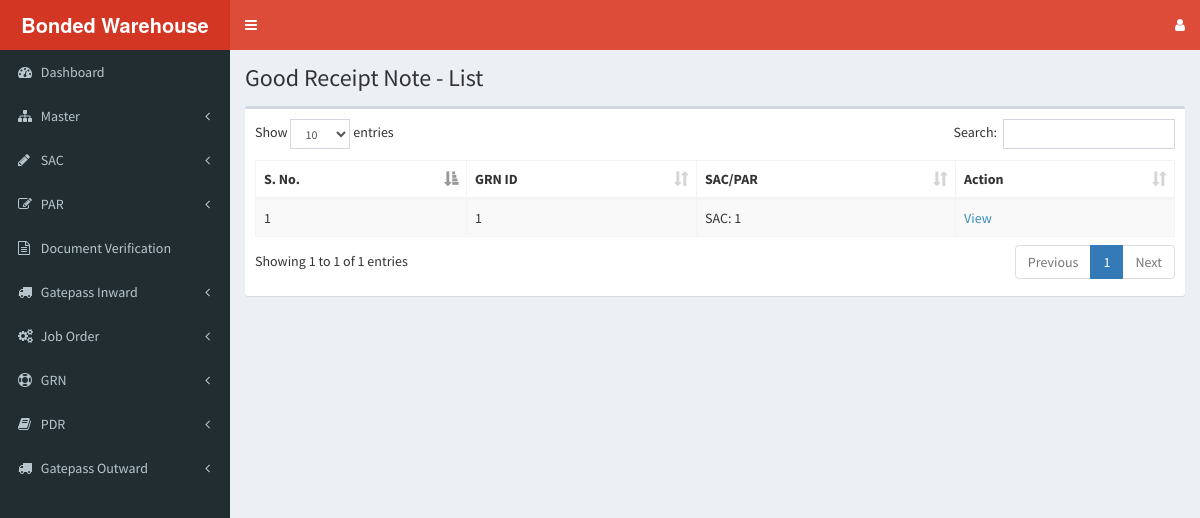
Before: /grn/grn-list-view.php with the older database file.
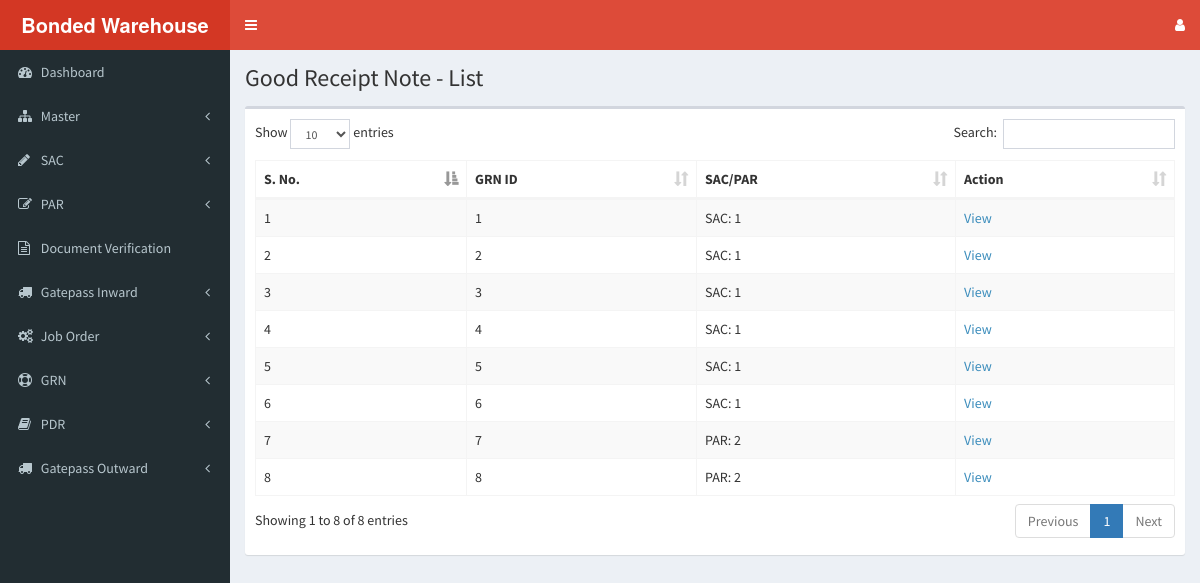
After: the same page with the newer database file.
### tables this page shows
CREATE TABLE `good_receipt_note` (
  `grn_id` int(11) NOT NULL,
  `ju_id` int(11) NOT NULL,
  `sac_par_table` varchar(10) NOT NULL,
  `sac_par_id` int(11) NOT NULL,
  `space_occupied` varchar(100) NOT NULL,
  `location` varchar(100) NOT NULL,
  `validity` varchar(100) NOT NULL,
  `created_date` timestamp NOT NULL DEFAULT CURRENT_TIMESTAMP ON UPDATE CURRENT_TIMESTAMP,
  `status` varchar(30) NOT NULL DEFAULT 'created'
);

### grn/grn-list-view.php (the view, shortened to what this page needs)
<?php
  include('../header.php');
  include('../sidebar.php');
  include('../dbconfig.php');
?>
<div class="content-wrapper">
  <section class="content-header">
    <h1>
      Good Receipt Note - List
    </h1>
  </section>
  <section class="content">
    <div class="box">
      <div class="box-body">
        <table id="grn_table" class="table table-bordered table-striped">
          <thead>
            <tr>
              <th>S. No.</th>
              <th>GRN ID</th>
              <th>SAC/PAR</th>
              <th>Action</th>
            </tr>
          </thead>
          <tbody>
            <?php
              $select_query = "SELECT * FROM good_receipt_note";
              $result = mysqli_query($dbc,$select_query);
              $row_counter = 0;
              if(mysqli_num_rows($result) > 0) {
                while($row = mysqli_fetch_array($result)) {
                  echo "<tr>";
                  echo "<td>".++$row_counter."</td>";
                  echo "<td>".$row['grn_id']."</td>";
                  echo "<td>".strtoupper($row['sac_par_table']).": ".$row['sac_par_id']."</td>";
                  echo "<td><a href='grn-view.php?grn_id=".$row['grn_id']."'>View</a></td>";
                  echo "</tr>";
                }
              } else {
                $dataTableFlag = false;
                echo "<tr><td colspan=\"6\">No Job Orders available. <a href=\"job-order-unloading-create.php\">Create one</a> now</td></tr>";
              }
            ?>
          </tbody>
        </table>
      </div>
      </div>
    </div>
</div>
<?php
  include('../footer.php');
?>

### header.php (shortened to what this page needs)
<!DOCTYPE html>
<html>
<head>
  <link rel="stylesheet" href="<?php echo LIBRARYURL; ?>/css/bootstrap.min.css">
  <link rel="stylesheet" href="https://cdnjs.cloudflare.com/ajax/libs/font-awesome/4.5.0/css/font-awesome.min.css">
  <link rel="stylesheet" href="https://cdnjs.cloudflare.com/ajax/libs/ionicons/2.0.1/css/ionicons.min.css">
  <link rel="stylesheet" href="<?php echo LIBRARYURL; ?>/css/AdminLTE.min.css">
  <link rel="stylesheet" href="<?php echo LIBRARYURL; ?>/css/skins/_all-skins.min.css">
  <link rel="stylesheet" href="<?php echo LIBRARYURL; ?>/plugins/datepicker/datepicker.css">
  <link rel="stylesheet" href="<?php echo LIBRARYURL; ?>/plugins/datepicker/bootstrap-datepicker.min.css">
  <link rel="stylesheet" href="<?php echo LIBRARYURL; ?>/plugins/datatables/dataTables.bootstrap.css">
  <link rel="stylesheet" href="<?php echo LIBRARYURL; ?>/plugins/jQueryUI/jquery-ui.min.css">
</head>
<body class="hold-transition skin-red sidebar-mini">
<div class="wrapper">
  <header class="main-header">
    <a href="#" class="logo">
      <span class="logo-lg"><b> Bonded Warehouse </b></span>
    </a>
    <nav class="navbar navbar-static-top">
      <a href="#" class="sidebar-toggle" data-toggle="offcanvas" role="button">
      </a>
      <div class="navbar-custom-menu">
        <ul class="nav navbar-nav">
          <li class="dropdown">
              <a class="dropdown-toggle" data-toggle="dropdown" href="#">
                <i class="fa fa-user fa-x"></i>
              </a>
          </li>
        </ul>
      </div>
    </nav>
  </header>

### sidebar.php (shortened to what this page needs)
<aside class="main-sidebar">
  <section class="sidebar">
    <ul class="sidebar-menu">
      <li class="treeview">
        <a href="<?php echo HOMEURL; ?>/dashboard/dashboard.php">
          <i class="fa fa-dashboard"></i> <span>Dashboard</span>
        </a>
      </li>
      <li class="treeview">
        <a href="#">
          <i class="fa fa-sitemap"></i> <span>Master</span>
          <span class="pull-right-container">
            <i class="fa fa-angle-left pull-right"></i>
          </span>
        </a>
      </li>
      <li class="treeview">
        <a href="#">
          <i class="fa fa-pencil"></i> <span>SAC</span>
          <span class="pull-right-container">
            <i class="fa fa-angle-left pull-right"></i>
          </span>
        </a>
      </li>
      <li class="treeview">
        <a href="#">
          <i class="fa fa-edit"></i> <span>PAR</span>
          <span class="pull-right-container">
            <i class="fa fa-angle-left pull-right"></i>
          </span>
        </a>
      </li>
      <li class="treeview">
        <a href="<?php echo HOMEURL; ?>/dv/document-verification-view.php">
          <i class="fa fa-file-text-o"></i> <span>Document Verification</span>
        </a>
      </li>
      <li class="treeview">
        <a href="#">
          <i class="fa fa-truck"></i> <span>Gatepass Inward</span>
          <span class="pull-right-container">
            <i class="fa fa-angle-left pull-right"></i>
          </span>
        </a>
      </li>
      <li class="treeview">
        <a href="#">
          <i class="fa fa-gears"></i> <span>Job Order</span>
          <span class="pull-right-container">
            <i class="fa fa-angle-left pull-right"></i>
          </span>
        </a>
      </li>
      <li class="treeview">
        <a href="#">
          <i class="fa fa-support"></i> <span>GRN</span>
          <span class="pull-right-container">
            <i class="fa fa-angle-left pull-right"></i>
          </span>
        </a>
      </li>
      <li class="treeview">
        <a href="#">
          <i class="fa fa-book"></i> <span>PDR</span>
          <span class="pull-right-container">
            <i class="fa fa-angle-left pull-right"></i>
          </span>
        </a>
      </li>
      <li class="treeview">
        <a href="#">
          <i class="fa fa-truck"></i> <span>Gatepass Outward</span>
          <span class="pull-right-container">
            <i class="fa fa-angle-left pull-right"></i>
          </span>
        </a>
      </li>
    </ul>
  </section>
</aside>

Changed rows visible on the page:
added good_receipt_note: grn_id "2", sac_par_table "SAC", sac_par "1"
added good_receipt_note: grn_id "3", sac_par_table "SAC", sac_par "1"
added good_receipt_note: grn_id "4", sac_par_table "SAC", sac_par "1"
added good_receipt_note: grn_id "5", sac_par_table "SAC", sac_par "1"
added good_receipt_note: grn_id "6", sac_par_table "SAC", sac_par "1"
added good_receipt_note: grn_id "7", sac_par_table "PAR", sac_par "2"
added good_receipt_note: grn_id "8", sac_par_table "PAR", sac_par "2"
Other visible differences:
text written by a page script: "Show entries Search: Showing 1 to 1 of 1 entries Previous 1 Next" → "Show entries Search: Showing 1 to 8 of 8 entries Previous 1 Next"
